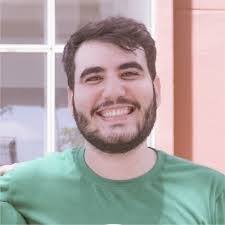
#> input picture computer-vision/book_practical_python_and_opencv/chapter 7/rapela.jpg, 225 x 225 px
$ python 7.1.py --image rapela.jpg
#> lines starting #> are read from the running program, lines starting #| are printed output that depends on the picture
from matplotlib import pyplot as plt
import argparse
import cv2

ap = argparse.ArgumentParser()
ap.add_argument("-i", "--image", required = True, help = "Path to the image")
args = vars(ap.parse_args())

image = cv2.imread(args["image"])
#> image is the input picture: shape (225, 225, 3); mean B, G, R 164.9, 166, 174

image = cv2.cvtColor(image, cv2.COLOR_BGR2GRAY)
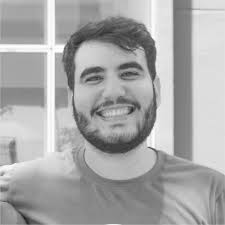
#> image: shape (225, 225); min 30, max 255, mean 168.3
cv2.imshow("Original", image)
cv2.waitKey(0)

hist = cv2.calcHist([image], [0], None, [256], [0,256])
#> hist = 256 values, max 2405 at index 221, min 0 at index 0, mean 197.8

plt.figure()
plt.title("Grayscale Histogram")
plt.xlabel("Bins")
plt.ylabel("# of Pixels")
plt.plot(hist)
plt.xlim([0,256])

plt.show()
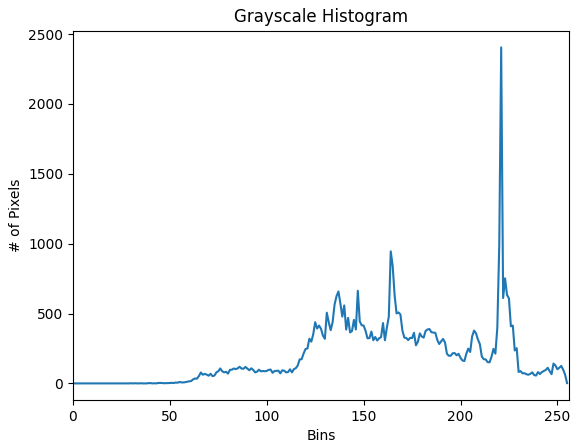
#> figure drawn by matplotlib, 1 panel; curve peaks at x = 221, y = 2405
cv2.waitKey(0)
